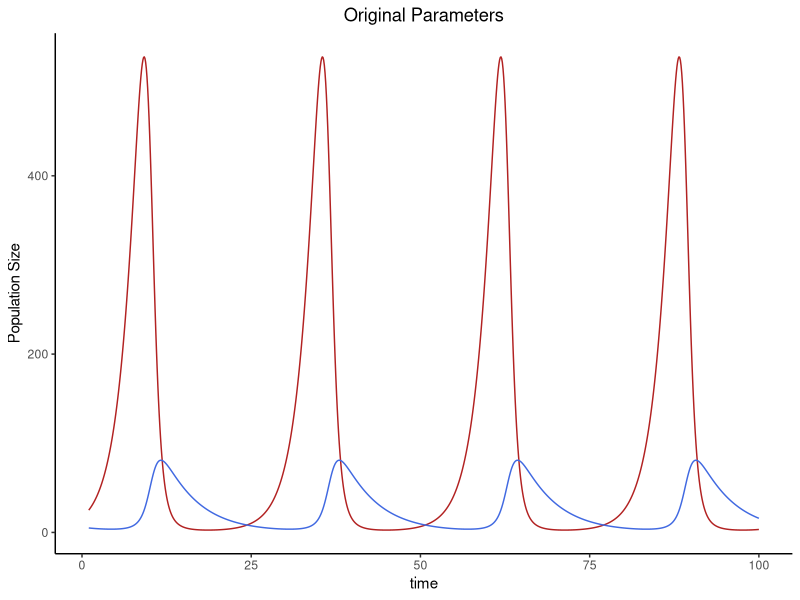
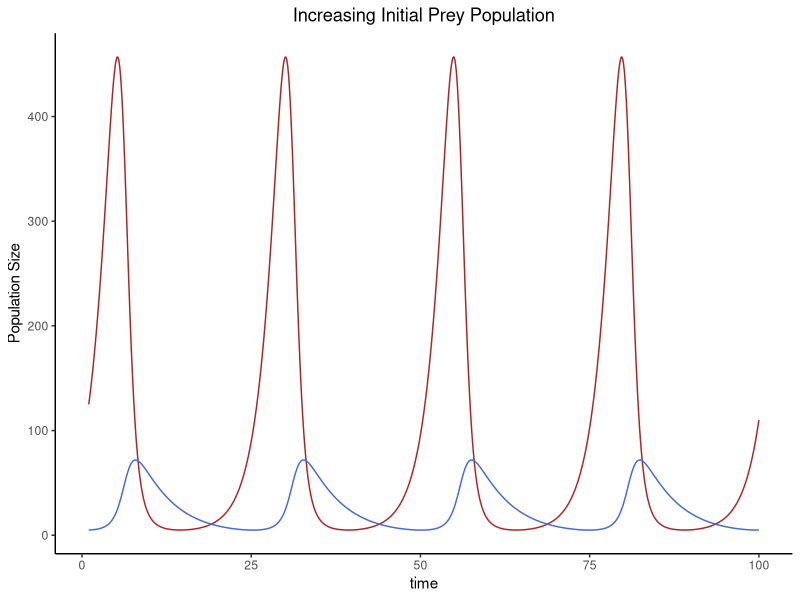
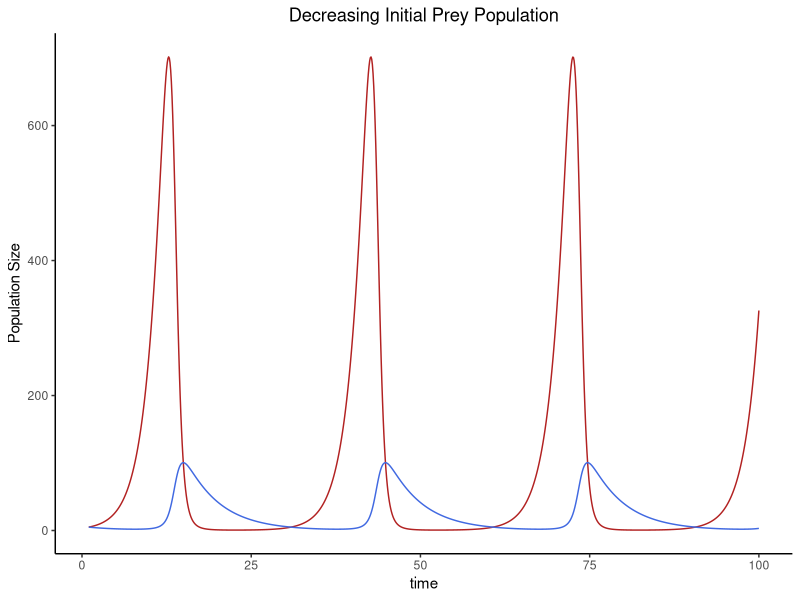
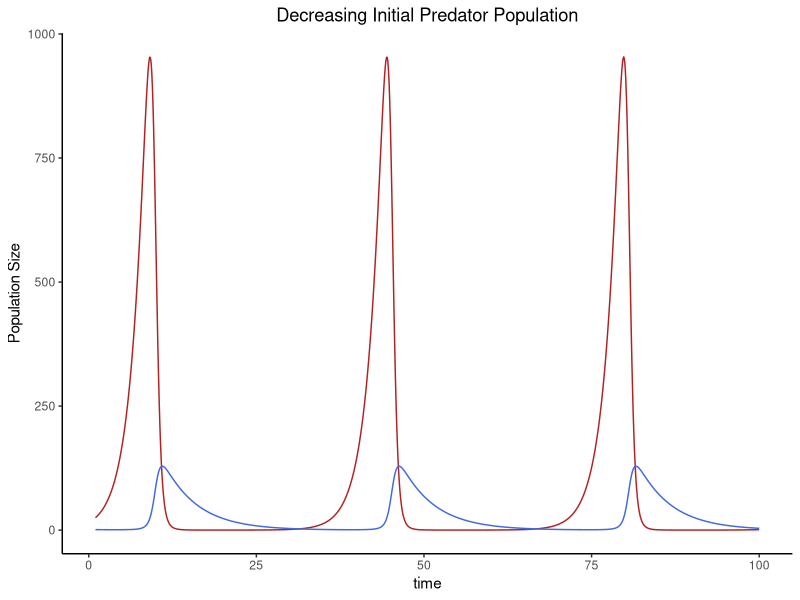
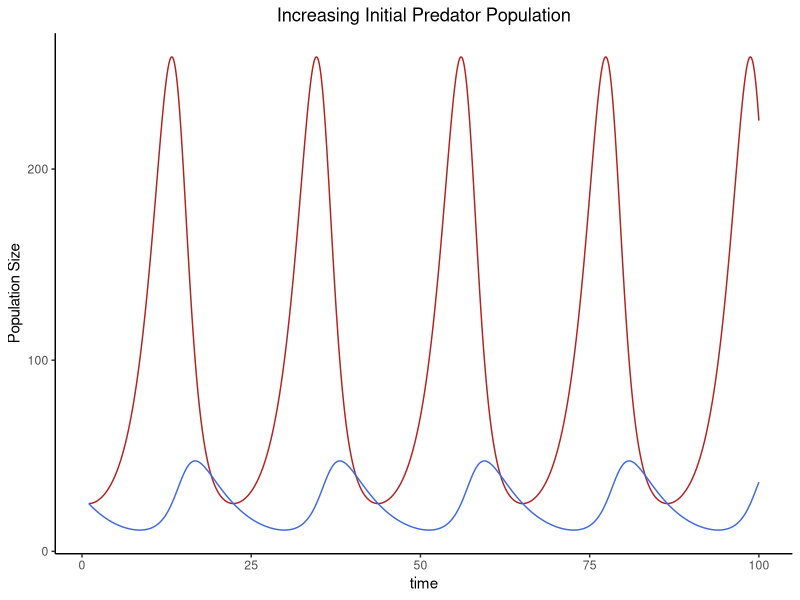
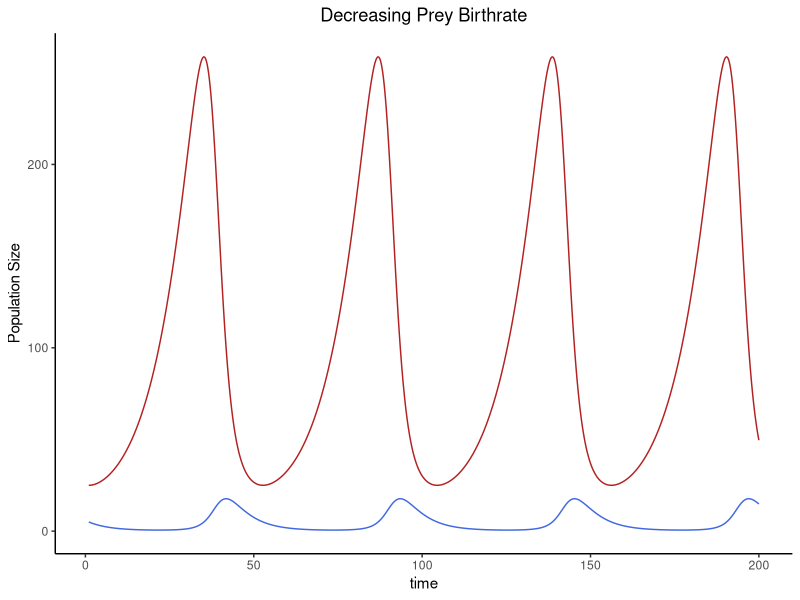
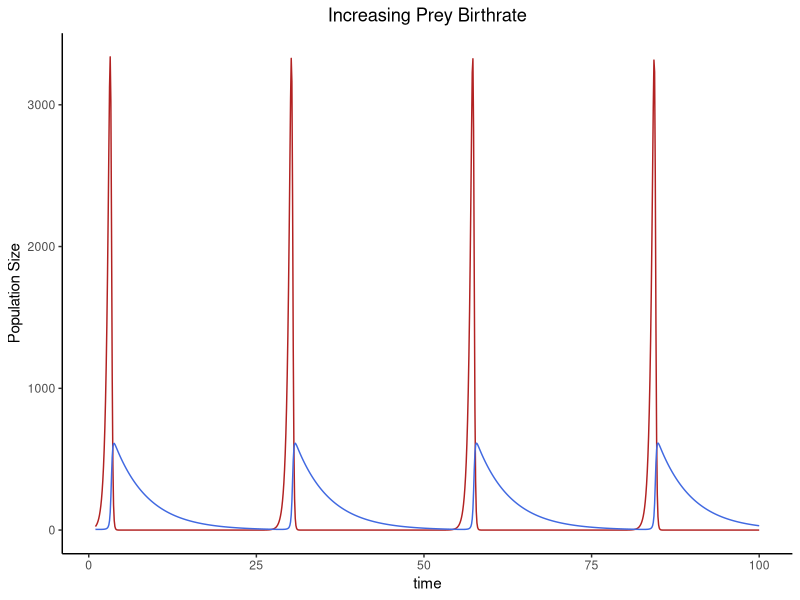
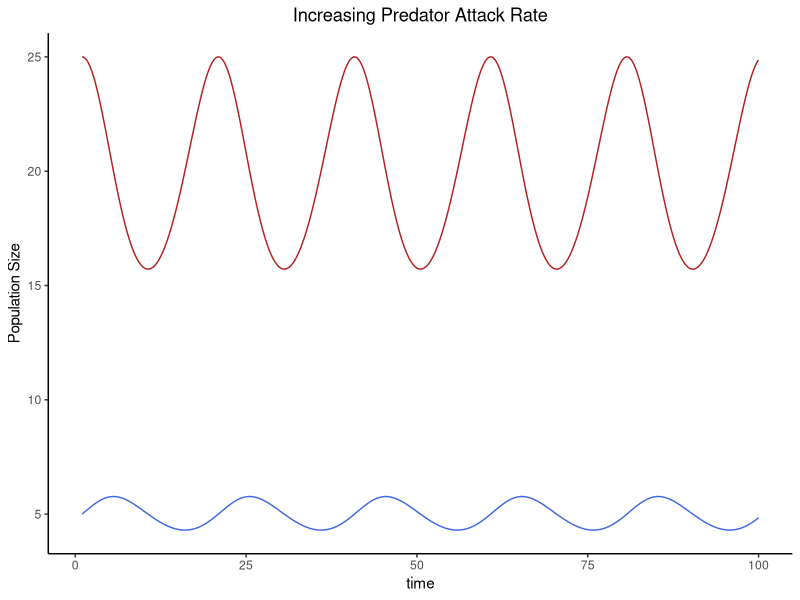

These figures' R source, in order:
## ---- chunk 1
# Load the deSolve package required for solving differential equations in R and ggplot2 package for graphing
library(deSolve)
library(ggplot2)


# Create a custom function for simulating Lotka-Volterra Competition Model
predPreySim<-function(t,y,p){
  herbivore=y[1]
  carnivore=y[2]
  h_birthrate=p[1]
  c_attackrate=p[2]
  h_c_efficiency=p[3]
  c_death=p[4]
  dHerb_dt=(h_birthrate*herbivore)-(c_attackrate*carnivore*herbivore)
  dCarn_dt=(h_c_efficiency*c_attackrate*carnivore*herbivore)-(c_death*carnivore)
  return(list(c(dHerb_dt,dCarn_dt)))
}


# Set parameters, initial state variables, and simulation timepoints
y = c(25,5)
p = c(0.5,0.02,0.1,0.2)
times=seq(from=1,to=100,by=0.1)


# Simulate the model using ode
modelSim=ode(y=y,times=times,func=predPreySim,parms=p)
colnames(modelSim)[2] <- "herbivore"
colnames(modelSim)[3] <- "predator"

# Convert to datafrome for plotting purposes
modelSim2 <- as.data.frame(modelSim)

# plot simulation
ggplot(data=modelSim2,aes(x=time)) + geom_line(aes(y=herbivore), colour="firebrick") + geom_line(aes(y=predator),colour="royalblue")+theme_classic()+ylab("Population Size")+ggtitle("Original Parameters")+theme(plot.title = element_text(hjust = 0.5))

## ---- chunk 2
#show result summary of the data frame
summary(modelSim)
## ---- chunk 3
# simulate dynamics by resetting parameters and intitial conditions
y = c(125,5)
p = c(0.5,0.02,0.1,0.2)
times=seq(from=1,to=100,by=0.1)

# Simulate the model using ode
modelSim=ode(y=y,times=times,func=predPreySim,parms=p)
colnames(modelSim)[2] <- "herbivore"
colnames(modelSim)[3] <- "predator"

# save model as a data frame for plotting purposes
modelSim2 <- as.data.frame(modelSim)

# plot simulation
ggplot(data=modelSim2) + geom_line(aes(x=time,y=herbivore),color="firebrick")+geom_line(aes(x=time,y=predator),color="royalblue")+theme_classic()+ylab("Population Size")+ggtitle("Increasing Initial Prey Population")+theme(plot.title = element_text(hjust = 0.5))
## ---- chunk 4
#show result summary of the data frame
summary(modelSim)
## ---- chunk 5
# simulate dynamics by resetting parameters and intitial conditions
y = c(5,5)
p = c(0.5,0.02,0.1,0.2)
times=seq(from=1,to=100,by=0.1)

# Simulate the model using ode
modelSim=ode(y=y,times=times,func=predPreySim,parms=p)
colnames(modelSim)[2] <- "herbivore"
colnames(modelSim)[3] <- "predator"

# save model as a data frame for plotting purposes
modelSim2 <- as.data.frame(modelSim)

# plot simulation
ggplot(data=modelSim2) + geom_line(aes(x=time,y=herbivore),color="firebrick")+geom_line(aes(x=time,y=predator),color="royalblue")+theme_classic()+ylab("Population Size")+ggtitle("Decreasing Initial Prey Population")+theme(plot.title = element_text(hjust = 0.5))
## ---- chunk 6
#show result summary of the data frame
summary(modelSim)
## ---- chunk 7
# simulate dynamics by resetting parameters and intitial conditions
y = c(25,1)
p = c(0.5,0.02,0.1,0.2)
times=seq(from=1,to=100,by=0.1)

# Simulate the model using ode
modelSim=ode(y=y,times=times,func=predPreySim,parms=p)
colnames(modelSim)[2] <- "herbivore"
colnames(modelSim)[3] <- "predator"

# save model as a data frame for plotting purposes
modelSim2 <- as.data.frame(modelSim)

# plot simulation
ggplot(data=modelSim2) + geom_line(aes(x=time,y=herbivore),color="firebrick")+geom_line(aes(x=time,y=predator),color="royalblue")+theme_classic()+ylab("Population Size")+ggtitle("Decreasing Initial Predator Population")+theme(plot.title = element_text(hjust = 0.5))
## ---- chunk 8
#show result summary of the data frame
summary(modelSim)
## ---- chunk 9
# simulate dynamics by resetting parameters and intitial conditions
y = c(25,25)
p = c(0.5,0.02,0.1,0.2)
times=seq(from=1,to=100,by=0.1)

# Simulate the model using ode
modelSim=ode(y=y,times=times,func=predPreySim,parms=p)
colnames(modelSim)[2] <- "herbivore"
colnames(modelSim)[3] <- "predator"

# save model as a data frame for plotting purposes
modelSim2 <- as.data.frame(modelSim)

# plot simulation
ggplot(data=modelSim2) + geom_line(aes(x=time,y=herbivore),color="firebrick")+geom_line(aes(x=time,y=predator),color="royalblue")+theme_classic()+ylab("Population Size")+ggtitle("Increasing Initial Predator Population")+theme(plot.title = element_text(hjust = 0.5))
## ---- chunk 10
#show result summary of the data frame
summary(modelSim)
## ---- chunk 11
# simulate dynamics by resetting parameters and intitial conditions
y = c(25,5)
p = c(0.1,0.02,0.1,0.2)
times=seq(from=1,to=200,by=0.1)

# Simulate the model using ode
modelSim=ode(y=y,times=times,func=predPreySim,parms=p)
colnames(modelSim)[2] <- "herbivore"
colnames(modelSim)[3] <- "predator"

# save model as a data frame for plotting purposes
modelSim2 <- as.data.frame(modelSim)

# plot simulation
ggplot(data=modelSim2) + geom_line(aes(x=time,y=herbivore),color="firebrick")+geom_line(aes(x=time,y=predator),color="royalblue")+theme_classic()+ylab("Population Size")+ggtitle("Decreasing Prey Birthrate")+theme(plot.title = element_text(hjust = 0.5))
## ---- chunk 12
#show result summary of the data frame
summary(modelSim)
## ---- chunk 13
# simulate dynamics by resetting parameters and intitial conditions
y = c(25,5)
p = c(2.5,0.02,0.1,0.2)
times=seq(from=1,to=100,by=0.1)

# Simulate the model using ode
modelSim=ode(y=y,times=times,func=predPreySim,parms=p)
colnames(modelSim)[2] <- "herbivore"
colnames(modelSim)[3] <- "predator"

# save model as a data frame for plotting purposes
modelSim2 <- as.data.frame(modelSim)

# plot simulation
ggplot(data=modelSim2) + geom_line(aes(x=time,y=herbivore),color="firebrick")+geom_line(aes(x=time,y=predator),color="royalblue")+theme_classic()+ylab("Population Size")+ggtitle("Increasing Prey Birthrate")+theme(plot.title = element_text(hjust = 0.5))
## ---- chunk 14
#show result summary of the data frame
summary(modelSim)
## ---- chunk 15
# simulate dynamics by resetting parameters and intitial conditions
y = c(25,5)
p = c(0.5,0.1,0.1,0.2)
times=seq(from=1,to=100,by=0.1)

# Simulate the model using ode
modelSim=ode(y=y,times=times,func=predPreySim,parms=p)
colnames(modelSim)[2] <- "herbivore"
colnames(modelSim)[3] <- "predator"

# save model as a data frame for plotting purposes
modelSim2 <- as.data.frame(modelSim)

# plot simulation
ggplot(data=modelSim2) + geom_line(aes(x=time,y=herbivore),color="firebrick")+geom_line(aes(x=time,y=predator),color="royalblue")+theme_classic()+ylab("Population Size")+ggtitle("Increasing Predator Attack Rate")+theme(plot.title = element_text(hjust = 0.5))
## ---- chunk 16
#show result summary of the data frame
summary(modelSim)
## ---- chunk 17
# simulate dynamics by resetting parameters and intitial conditions
y = c(25,5)
p = c(0.5,0.004,0.1,0.2)
times=seq(from=1,to=100,by=0.1)

# Simulate the model using ode
modelSim=ode(y=y,times=times,func=predPreySim,parms=p)
colnames(modelSim)[2] <- "herbivore"
colnames(modelSim)[3] <- "predator"

# save model as a data frame for plotting purposes
modelSim2 <- as.data.frame(modelSim)

# plot simulation
ggplot(data=modelSim2) + geom_line(aes(x=time,y=herbivore),color="firebrick")+geom_line(aes(x=time,y=predator),color="royalblue")+theme_classic()+ylab("Population Size")+ggtitle("Decreasing Predator Attack Rate")+theme(plot.title = element_text(hjust = 0.5))
## ---- chunk 18
#show result summary of the data frame
summary(modelSim)
## ---- chunk 19
# simulate dynamics by resetting parameters and intitial conditions
y = c(25,5)
p = c(0.5,0.02,0.5,0.2)
times=seq(from=1,to=100,by=0.1)

# Simulate the model using ode
modelSim=ode(y=y,times=times,func=predPreySim,parms=p)
colnames(modelSim)[2] <- "herbivore"
colnames(modelSim)[3] <- "predator"

# save model as a data frame for plotting purposes
modelSim2 <- as.data.frame(modelSim)

# plot simulation
ggplot(data=modelSim2) + geom_line(aes(x=time,y=herbivore),color="firebrick")+geom_line(aes(x=time,y=predator),color="royalblue")+theme_classic()+ylab("Population Size")+ggtitle("Increasing Conversion Efficiency")+theme(plot.title = element_text(hjust = 0.5))
## ---- chunk 20
#show result summary of the data frame
summary(modelSim)
## ---- chunk 21
# simulate dynamics by resetting parameters and intitial conditions
y = c(25,5)
p = c(0.5,0.02,0.02,0.2)
times=seq(from=1,to=100,by=0.1)

# Simulate the model using ode
modelSim=ode(y=y,times=times,func=predPreySim,parms=p)
colnames(modelSim)[2] <- "herbivore"
colnames(modelSim)[3] <- "predator"

# save model as a data frame for plotting purposes
modelSim2 <- as.data.frame(modelSim)

# plot simulation
ggplot(data=modelSim2) + geom_line(aes(x=time,y=herbivore),color="firebrick")+geom_line(aes(x=time,y=predator),color="royalblue")+theme_classic()+ylab("Population Size")+ggtitle("Decreasing Conversion Efficiency")+theme(plot.title = element_text(hjust = 0.5))
## ---- chunk 22
#show result summary of the data frame
summary(modelSim)
## ---- chunk 23
# simulate dynamics by resetting parameters and intitial conditions
y = c(25,5)
p = c(0.5,0.02,0.1,1)
times=seq(from=1,to=100,by=0.1)

# Simulate the model using ode
modelSim=ode(y=y,times=times,func=predPreySim,parms=p)
colnames(modelSim)[2] <- "herbivore"
colnames(modelSim)[3] <- "predator"

# save model as a data frame for plotting purposes
modelSim2 <- as.data.frame(modelSim)

# plot simulation
ggplot(data=modelSim2) + geom_line(aes(x=time,y=herbivore),color="firebrick")+geom_line(aes(x=time,y=predator),color="royalblue")+theme_classic()+ylab("Population Size")+ggtitle("Increase Predator Death Rate")+theme(plot.title = element_text(hjust = 0.5))
## ---- chunk 24
#show result summary of the data frame
summary(modelSim)
## ---- chunk 25
# simulate dynamics by resetting parameters and intitial conditions
y = c(25,5)
p = c(0.5,0.02,0.1,0.02)
times=seq(from=1,to=1000,by=0.1)

# Simulate the model using ode
modelSim=ode(y=y,times=times,func=predPreySim,parms=p)
colnames(modelSim)[2] <- "herbivore"
colnames(modelSim)[3] <- "predator"

# save model as a data frame for plotting purposes
modelSim2 <- as.data.frame(modelSim)

# plot simulation
ggplot(data=modelSim2) + geom_line(aes(x=time,y=herbivore),color="firebrick")+geom_line(aes(x=time,y=predator),color="royalblue")+theme_classic()+ylab("Population Size")+ggtitle("Decreasing Predator Death Rate")+theme(plot.title = element_text(hjust = 0.5))
## ---- chunk 26
#show result summary of the data frame
summary(modelSim)
## ---- chunk 27
knitr::opts_chunk$set(echo = TRUE)
library(deSolve)
library(ggplot2)
library(grid)
## ---- chunk 28
### Function for Rosenzweig-MacArthur Predator/Prey Equations ###
ddRM <- function (t,y,p){
  
  #Unpack State Variables
  H = y[1] #Prey
  P = y[2] #Predator
  
  #Unpack Model Parameters
  b = p[1] #Prey birth rate
  e = p[2] #Conversion efficency of prey to predator
  s = p[3] #Predator death rate
  w = p[4] #Predator attack rate 
  d = p[5] #Density of prey when predator's kill rate is 1/2*max
  alpha = p[6] #Prey self-limiting term
  
  #Defining Rates of Change
  dHdt = b*H*(1 - alpha*H) - w*H/(d + H)*P
  dPdt = e*w*H/(d + H)*P- s*P
  
  return(list(c(dHdt, dPdt)))
}
## ---- chunk 29
### Defining Initial Parameters ###
b = 0.8
e = 0.07
s = 0.2
w = 5
d = 400
alpha = 0.001
params = c(b, e, s, w, d, alpha)

H0 = 500
P0 = 120
Y0 = c(H0, P0)

times = 1:400

modelSim = ode(y=Y0, times = times, func = ddRM, parms = params)

#Subsetting the Results
modelOutput = data.frame(time=modelSim[,1],H=modelSim[,2],P = modelSim[,3])

#Graphing the Results
ggplot(modelOutput) + 
  geom_line(aes(x = time, y = H), colour = "blue") + 
  geom_line(aes(x = time, y = P), colour = "red") + 
  ggtitle("Initial Parameters") +
  labs(y="Population Size", x = "Time")
ggplot(modelOutput, aes(H,P)) + geom_point() + 
  ggtitle("Predator vs. Prey Population") +
  labs(y="Prey Population Size", x = "Predator Population Size")
## ---- chunk 30
##W - the Predator Attack Rate
w1 = 2*w
w2 = 1/2*w

#w1
params = c(b, e, s, w1, d, alpha)
modelSim = ode(y=Y0, times = times, func = ddRM, parms = params)

#Subsetting the Results
modelOutput = data.frame(time=modelSim[,1],H=modelSim[,2],P = modelSim[,3])

#Graphing the Results
ggplot(modelOutput) + 
  geom_line(aes(x = time, y = H), colour = "blue") + 
  geom_line(aes(x = time, y = P), colour = "red") + 
  ggtitle("Initial Parameters \nwith w = 2*w") +
  labs(y="Population Size", x = "Time")

#w2
params = c(b, e, s, w2, d, alpha)
modelSim = ode(y=Y0, times = times, func = ddRM, parms = params)

#Subsetting the Results
modelOutput = data.frame(time=modelSim[,1],H=modelSim[,2],P = modelSim[,3])

#Graphing the Results
ggplot(modelOutput) + 
  geom_line(aes(x = time, y = H), colour = "blue") + 
  geom_line(aes(x = time, y = P), colour = "red") +
  ggtitle("Initial Parameters \nwith w = 1/2*w") +
  labs(y="Population Size", x = "Time")
## ---- chunk 31
##d - Prey population when predator kill rate is 1/2*max
d1 = 2*d
d2 = 1/2*d


#d1
params = c(b, e, s, w, d1, alpha)
modelSim = ode(y=Y0, times = times, func = ddRM, parms = params)

#Subsetting the Results
modelOutput = data.frame(time=modelSim[,1],H=modelSim[,2],P = modelSim[,3])

#Graphing the Results
ggplot(modelOutput) + 
  geom_line(aes(x = time, y = H), colour = "blue") + 
  geom_line(aes(x = time, y = P), colour = "red") + 
  ggtitle("Initial Parameters \nwith d = 2*d") +
  labs(y="Population Size", x = "Time")

#d2
params = c(b, e, s, w, d2, alpha)
modelSim = ode(y=Y0, times = times, func = ddRM, parms = params)

#Subsetting the Results
modelOutput = data.frame(time=modelSim[,1],H=modelSim[,2],P = modelSim[,3])

#Graphing the Results
ggplot(modelOutput) + 
  geom_line(aes(x = time, y = H), colour = "blue") + 
  geom_line(aes(x = time, y = P), colour = "red") +
  ggtitle("Initial Parameters \nwith d = 1/2*d") +
  labs(y="Population Size", x = "Time")
## ---- chunk 32
##alpha - Prey self-limiting factor 
alpha1 = 2*alpha
alpha2 = 1/2*alpha


#alpha1
params = c(b, e, s, w, d, alpha1)
modelSim = ode(y=Y0, times = times, func = ddRM, parms = params)

#Subsetting the Results
modelOutput = data.frame(time=modelSim[,1],H=modelSim[,2],P = modelSim[,3])

#Graphing the Results
ggplot(modelOutput) + 
  geom_line(aes(x = time, y = H), colour = "blue") + 
  geom_line(aes(x = time, y = P), colour = "red") + 
  ggtitle("Initial Parameters \nwith alpha = 2*alpha") +
  labs(y="Population Size", x = "Time")

#alpha2
params = c(b, e, s, w, d, alpha2)
modelSim = ode(y=Y0, times = times, func = ddRM, parms = params)

#Subsetting the Results
modelOutput = data.frame(time=modelSim[,1],H=modelSim[,2],P = modelSim[,3])

#Graphing the Results
ggplot(modelOutput) + 
  geom_line(aes(x = time, y = H), colour = "blue") + 
  geom_line(aes(x = time, y = P), colour = "red") +
  ggtitle("Initial Parameters \nwith alpha = 1/2*alpha") +
  labs(y="Population Size", x = "Time")
## ---- chunk 33
# Create graph for low birthrate
b = 1.2
params = c(b, e, s, w, d, alpha)
modelSim = ode(y=Y0, times = times, func = ddRM, parms = params)
modelOutput = data.frame(time=modelSim[,1],H=modelSim[,2],P = modelSim[,3])

ggplot(modelOutput) + 
  geom_line(aes(x = time, y = H), colour = "blue") + 
  geom_line(aes(x = time, y = P), colour = "red") + 
  ggtitle("Low Birhrate") +
  labs(y="Population Size", x = "Time")

# Create graph for high birthrate
b = 2.6
params = c(b, e, s, w, d, alpha)
modelSim = ode(y=Y0, times = times, func = ddRM, parms = params)
modelOutput = data.frame(time=modelSim[,1],H=modelSim[,2],P = modelSim[,3])

ggplot(modelOutput) + 
  geom_line(aes(x = time, y = H), colour = "blue") + 
  geom_line(aes(x = time, y = P), colour = "red") + 
  ggtitle("High Birthrate") +
  labs(y="Population Size", x = "Time")
## ---- chunk 34
# Create graph for low efficiency
e = 0.0525
params = c(b, e, s, w, d, alpha)
modelSim = ode(y=Y0, times = times, func = ddRM, parms = params)
modelOutput = data.frame(time=modelSim[,1],H=modelSim[,2],P = modelSim[,3])

ggplot(modelOutput) + 
  geom_line(aes(x = time, y = H), colour = "blue") + 
  geom_line(aes(x = time, y = P), colour = "red") + 
  ggtitle("Low Efficiency") +
  labs(y="Population Size", x = "Time")

# Create graph for medium efficiency
e = 0.0875
params = c(b, e, s, w, d, alpha)
modelSim = ode(y=Y0, times = times, func = ddRM, parms = params)
modelOutput = data.frame(time=modelSim[,1],H=modelSim[,2],P = modelSim[,3])

ggplot(modelOutput) + 
  geom_line(aes(x = time, y = H), colour = "blue") + 
  geom_line(aes(x = time, y = P), colour = "red") + 
  ggtitle("Medium Efficiency") +
  labs(y="Population Size", x = "Time")

# Create graph for high efficiency
e = 0.1050
params = c(b, e, s, w, d, alpha)
modelSim = ode(y=Y0, times = times, func = ddRM, parms = params)
modelOutput = data.frame(time=modelSim[,1],H=modelSim[,2],P = modelSim[,3])

ggplot(modelOutput) + 
  geom_line(aes(x = time, y = H), colour = "blue") + 
  geom_line(aes(x = time, y = P), colour = "red") + 
  ggtitle("High Efficiency") +
  labs(y="Population Size", x = "Time")
## ---- chunk 35
# Create graph for low death rate
s = 0.2
params = c(b, e, s, w, d, alpha)
modelSim = ode(y=Y0, times = times, func = ddRM, parms = params)
modelOutput = data.frame(time=modelSim[,1],H=modelSim[,2],P = modelSim[,3])

ggplot(modelOutput) + 
  geom_line(aes(x = time, y = H), colour = "blue") + 
  geom_line(aes(x = time, y = P), colour = "red") + 
  ggtitle("Low Death Rate") +
  labs(y="Population Size", x = "Time")

# Create graph for high death rate
s = 0.6
params = c(b, e, s, w, d, alpha)
modelSim = ode(y=Y0, times = times, func = ddRM, parms = params)
modelOutput = data.frame(time=modelSim[,1],H=modelSim[,2],P = modelSim[,3])

ggplot(modelOutput) + 
  geom_line(aes(x = time, y = H), colour = "blue") + 
  geom_line(aes(x = time, y = P), colour = "red") + 
  ggtitle("High Death Rate") +
  labs(y="Population Size", x = "Time")
## ---- chunk 36
### Paradox of Enrichment 
b = 0.8
e = 0.07
s = 0.2
w = 5
d = 400

#0.00125
params = c(b, e, s, w, d, 0.00125)
modelSim = ode(y=Y0, times = times, func = ddRM, parms = params)

#Subsetting the Results
modelOutput = data.frame(time=modelSim[,1],H=modelSim[,2],P = modelSim[,3])

#Graphing the Results
ggplot(modelOutput) + 
  geom_line(aes(x = time, y = H), colour = "blue") + 
  geom_line(aes(x = time, y = P), colour = "red") + 
  ggtitle("Initial Parameters \nwith alpha = 0.00125") +
  labs(y="Population Size", x = "Time")

#0.0009
params = c(b, e, s, w, d, 0.0009)
modelSim = ode(y=Y0, times = times, func = ddRM, parms = params)

#Subsetting the Results
modelOutput = data.frame(time=modelSim[,1],H=modelSim[,2],P = modelSim[,3])

#Graphing the Results
ggplot(modelOutput) + 
  geom_line(aes(x = time, y = H), colour = "blue") + 
  geom_line(aes(x = time, y = P), colour = "red") + 
  ggtitle("Initial Parameters \nwith alpha = 0.0009") +
  labs(y="Population Size", x = "Time")

#0.0007
params = c(b, e, s, w, d, 0.0007)
modelSim = ode(y=Y0, times = times, func = ddRM, parms = params)

#Subsetting the Results
modelOutput = data.frame(time=modelSim[,1],H=modelSim[,2],P = modelSim[,3])

#Graphing the Results
ggplot(modelOutput) + 
  geom_line(aes(x = time, y = H), colour = "blue") + 
  geom_line(aes(x = time, y = P), colour = "red") + 
  ggtitle("Initial Parameters \nwith alpha = 0.0007") +
  labs(y="Population Size", x = "Time")

#0.0005
params = c(b, e, s, w, d, 0.0005)
modelSim = ode(y=Y0, times = 1:800, func = ddRM, parms = params)

#Subsetting the Results
modelOutput = data.frame(time=modelSim[,1],H=modelSim[,2],P = modelSim[,3])

#Graphing the Results
ggplot(modelOutput) + 
  geom_line(aes(x = time, y = H), colour = "blue") + 
  geom_line(aes(x = time, y = P), colour = "red") + 
  ggtitle("Initial Parameters \nwith alpha = 0.0005") +
  labs(y="Population Size", x = "Time")
